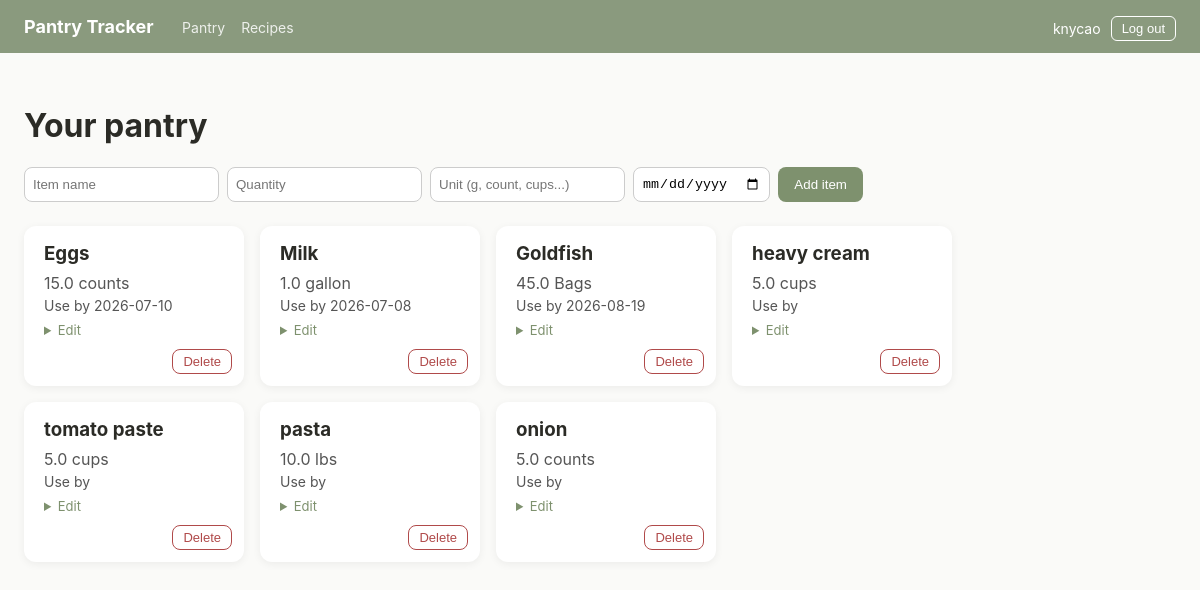
The page / (signed in) on the database its author committed.
### tables this page shows
CREATE TABLE items (
    id INTEGER PRIMARY KEY AUTOINCREMENT,
    name TEXT NOT NULL,
    quantity REAL NOT NULL,
    unit TEXT NOT NULL,
    expiration_date TEXT
, user_id INTEGER);

### app.py (the view)
@app.route("/", methods=["GET"])
@login_required
def show_pantry():
    items = get_all_items(session["user_id"])
    return render_template("index.html", items=items, username=session["username"])

### app.py (called while the page is built)
def login_required(original_function):
    @wraps(original_function)
    def wrapper(*args, **kwargs):
        if "user_id" not in session:
            return redirect("/login")
        return original_function(*args, **kwargs)
    return wrapper

def get_all_items(user_id):
    connection = sqlite3.connect("pantry.db")
    connection.row_factory = sqlite3.Row
    cursor = connection.execute("SELECT * FROM items WHERE user_id = ?", (user_id,))
    items = cursor.fetchall()
    connection.close()
    return items

### templates/index.html (shortened to what this page needs)
{% extends "base.html" %}
{% block content %}
  <h1>Your pantry</h1>
  <form action="/add" method="POST" class="add-form">
    <input type="text" name="name" placeholder="Item name" required>
    <input type="number" name="quantity" placeholder="Quantity" step="any" required>
    <input type="text" name="unit" placeholder="Unit (g, count, cups...)" required>
    <input type="date" name="expiration_date">
    <button type="submit">Add item</button>
  </form>
  <div class="card-grid">
    {% for item in items %}
      <div class="card">
        <h3>{{ item.name }}</h3>
        <p>{{ item.quantity }} {{ item.unit }}</p>
        <p class="expires">Use by {{ item.expiration_date }}</p>
        <details>
          <summary>Edit</summary>
        </details>
        <form action="/delete/{{ item.id }}" method="POST">
          <button type="submit" class="delete-btn">Delete</button>
        </form>
      </div>
    {% endfor %}
  </div>
{% endblock %}

### templates/base.html (shortened to what this page needs)
<!DOCTYPE html>
<html lang="en">
<head>
  <link rel="stylesheet" href="{{ url_for('static', filename='style.css') }}">
</head>
<body>
  <nav class="navbar">
    <span class="logo">Pantry Tracker</span>
    {% if username %}
      <span class="nav-links">
        <a href="/">Pantry</a>
        <a href="/recipes">Recipes</a>
      </span>
      <span class="nav-user">
        {{ username }}
        <form action="/logout" method="POST" class="logout-form">
          <button type="submit">Log out</button>
        </form>
      </span>
    {% endif %}
  </nav>
  <main class="container">
    {% block content %}{% endblock %}
  </main>
</body>
</html>

### static/style.css (style rules this page uses)
body { margin: 0; font-family: -apple-system, sans-serif; background-color: #FAFAF8; color: #2B2B26; }
.navbar { background-color: #8A9A7E; padding: 16px 24px; }
.logo { color: white; font-weight: bold; font-size: 18px; }
.nav-user { float: right; color: white; display: flex; align-items: center; gap: 10px; font-size: 14px; }
.logout-form button { background: none; border: 1px solid white; color: white; border-radius: 6px; padding: 4px 10px; cursor: pointer; font-size: 13px; }
.container { padding: 32px 24px; }
.card-grid { display: flex; flex-wrap: wrap; gap: 16px; align-items: flex-start; }
.card { background-color: white; border-radius: 12px; box-shadow: 0 2px 8px rgba(0,0,0,0.06); padding: 16px 20px 48px 20px; width: 180px; position: relative; }
.card h3 { margin: 0 0 8px 0; }
.card p { margin: 4px 0; color: #555; }
.expires { color: #D98E4A; font-size: 14px; }
.add-form { display: flex; gap: 8px; margin-bottom: 24px; flex-wrap: wrap; }
.add-form input { padding: 8px; border: 1px solid #ccc; border-radius: 8px; }
.add-form button { background-color: #7e916e; color: white; border: none; border-radius: 8px; padding: 8px 16px; cursor: pointer; }
.delete-btn { background-color: transparent; color: #b04a4a; border: 1px solid #b04a4a; border-radius: 8px; padding: 4px 10px; cursor: pointer; font-size: 13px; position: absolute; bottom: 12px; right: 12px; }
details summary { cursor: pointer; color: #7e916e; font-size: 13px; margin-top: 8px; }
.nav-links { display: inline-flex; gap: 16px; margin-left: 24px; }
.nav-links a { color: white; text-decoration: none; font-size: 14px; opacity: 0.85; }

### rows shown on the page
items: name "Eggs", quantity "15.0", unit "counts", expiration_date "2026-07-10"
items: name "Milk", quantity "1.0", unit "gallon", expiration_date "2026-07-08"
items: name "Goldfish", quantity "45.0", unit "Bags", expiration_date "2026-08-19"
items: name "heavy cream", quantity "5.0", unit "cups"
items: name "tomato paste", quantity "5.0", unit "cups"
items: name "pasta", quantity "10.0", unit "lbs"
items: name "onion", quantity "5.0", unit "counts"

### other values the page prints
{{ username }} "knycao"
